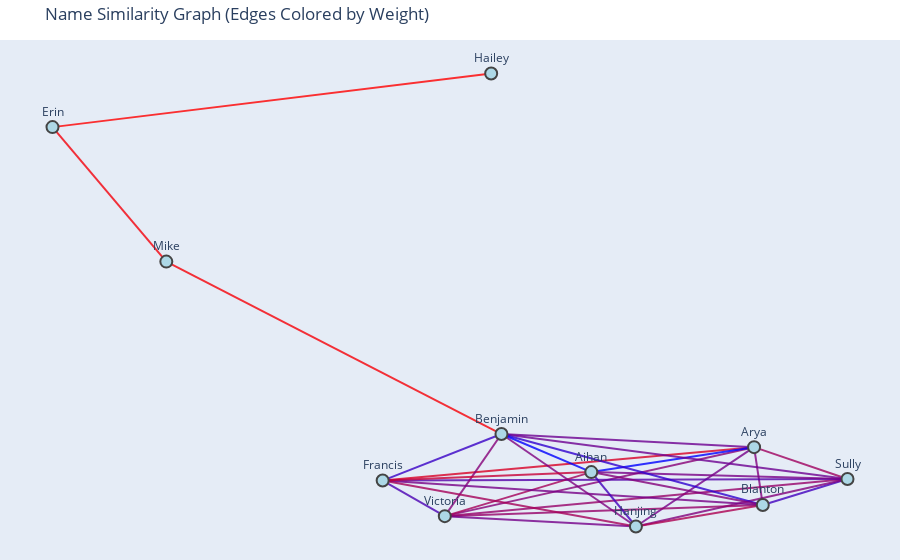

Source (notebook cell):
### Code cell
import networkx as nx
import plotly.graph_objects as go
import numpy as np

def plot_similarity_graph(names, similarity_matrix, threshold=0.5):
    G = nx.Graph()

    # Add nodes
    for name in names:
        G.add_node(name)

    # Add edges with weights
    for i in range(len(names)):
        for j in range(i + 1, len(names)):
            sim = similarity_matrix[i, j]
            if sim >= threshold:
                G.add_edge(names[i], names[j], weight=sim)

    pos = nx.spring_layout(G, seed=42)

    # Prepare edge coordinates and weights
    edge_x = []
    edge_y = []
    edge_weights = []

    for u, v, d in G.edges(data=True):
        x0, y0 = pos[u]
        x1, y1 = pos[v]
        edge_x += [x0, x1, None]
        edge_y += [y0, y1, None]
        edge_weights.append(d['weight'])

    # Create edge trace with color scale
    edge_trace = go.Scatter(
        x=edge_x,
        y=edge_y,
        mode='lines',
        line=dict(width=2, color=edge_weights, colorscale='Viridis', colorbar=dict(title='Weight'), cmin=min(edge_weights), cmax=max(edge_weights)),
        hoverinfo='none'
    )

    # Prepare node positions
    node_x = []
    node_y = []
    for node in G.nodes():
        x, y = pos[node]
        node_x.append(x)
        node_y.append(y)

    node_trace = go.Scatter(
        x=node_x,
        y=node_y,
        mode='markers+text',
        text=list(G.nodes()),
        textposition="top center",
        hoverinfo='text',
        marker=dict(size=12, color='lightblue', line_width=2)
    )

    fig = go.Figure(data=[edge_trace, node_trace],
                    layout=go.Layout(
                        title='Name Similarity Graph (Edges Colored by Weight)',
                        showlegend=False,
                        hovermode='closest',
                        margin=dict(b=0, l=0, r=0, t=40),
                        xaxis=dict(showgrid=False, zeroline=False, showticklabels=False),
                        yaxis=dict(showgrid=False, zeroline=False, showticklabels=False)
                    ))
    fig.show()


# Example usage
names = ["Alice", "Bob", "Charlie", "David"]
similarity_matrix = np.array([
    [1.0, 0.8, 0.3, 0.6],
    [0.8, 1.0, 0.4, 0.5],
    [0.3, 0.4, 1.0, 0.7],
    [0.6, 0.5, 0.7, 1.0]
])

plot_similarity_graph(names, similarity_matrix, threshold=0.5)

### Figure 1 — Plotly figure (JSON) as saved in the notebook; plotly's stock layout.template omitted (floating-point values rounded to 4 significant figures)
{"data": [{"hoverinfo": "text", "line": {"color": "rgba(159,0,96,0.8)", "width": 2}, "mode": "lines", "text": ["Arya — Sully: 0.27"], "type": "scatter", "x": [0.1421, 0.1969], "y": [-0.1696, -0.2694]}, {"hoverinfo": "text", "line": {"color": "rgba(136,0,119,0.8)", "width": 2}, "mode": "lines", "text": ["Arya — Victoria: 0.30"], "type": "scatter", "x": [0.1421, -0.03933], "y": [-0.1696, -0.3855]}, {"hoverinfo": "text", "line": {"color": "rgba(129,0,126,0.8)", "width": 2}, "mode": "lines", "text": ["Arya — Blanton: 0.32"], "type": "scatter", "x": [0.1421, 0.1472], "y": [-0.1696, -0.3505]}, {"hoverinfo": "text", "line": {"color": "rgba(118,0,137,0.8)", "width": 2}, "mode": "lines", "text": ["Arya — Hanjing: 0.33"], "type": "scatter", "x": [0.1421, 0.07277], "y": [-0.1696, -0.418]}, {"hoverinfo": "text", "line": {"color": "rgba(217,0,38,0.8)", "width": 2}, "mode": "lines", "text": ["Arya — Francis: 0.18"], "type": "scatter", "x": [0.1421, -0.07579], "y": [-0.1696, -0.2742]}, {"hoverinfo": "text", "line": {"color": "rgba(109,0,146,0.8)", "width": 2}, "mode": "lines", "text": ["Arya — Benjamin: 0.35"], "type": "scatter", "x": [0.1421, -0.006096], "y": [-0.1696, -0.1285]}, {"hoverinfo": "text", "line": {"color": "rgba(0,0,255,0.8)", "width": 2}, "mode": "lines", "text": ["Arya — Aihan: 0.51"], "type": "scatter", "x": [0.1421, 0.0466], "y": [-0.1696, -0.2476]}, {"hoverinfo": "text", "line": {"color": "rgba(150,0,105,0.8)", "width": 2}, "mode": "lines", "text": ["Sully — Victoria: 0.28"], "type": "scatter", "x": [0.1969, -0.03933], "y": [-0.2694, -0.3855]}, {"hoverinfo": "text", "line": {"color": "rgba(65,0,190,0.8)", "width": 2}, "mode": "lines", "text": ["Sully — Blanton: 0.41"], "type": "scatter", "x": [0.1969, 0.1472], "y": [-0.2694, -0.3505]}, {"hoverinfo": "text", "line": {"color": "rgba(131,0,124,0.8)", "width": 2}, "mode": "lines", "text": ["Sully — Hanjing: 0.31"], "type": "scatter", "x": [0.1969, 0.07277], "y": [-0.2694, -0.418]}, {"hoverinfo": "text", "line": {"color": "rgba(86,0,169,0.8)", "width": 2}, "mode": "lines", "text": ["Sully — Francis: 0.38"], "type": "scatter", "x": [0.1969, -0.07579], "y": [-0.2694, -0.2742]}, {"hoverinfo": "text", "line": {"color": "rgba(109,0,146,0.8)", "width": 2}, "mode": "lines", "text": ["Sully — Benjamin: 0.35"], "type": "scatter", "x": [0.1969, -0.006096], "y": [-0.2694, -0.1285]}, {"hoverinfo": "text", "line": {"color": "rgba(120,0,135,0.8)", "width": 2}, "mode": "lines", "text": ["Sully — Aihan: 0.33"], "type": "scatter", "x": [0.1969, 0.0466], "y": [-0.2694, -0.2476]}, {"hoverinfo": "text", "line": {"color": "rgba(150,0,105,0.8)", "width": 2}, "mode": "lines", "text": ["Victoria — Blanton: 0.28"], "type": "scatter", "x": [-0.03933, 0.1472], "y": [-0.3855, -0.3505]}, {"hoverinfo": "text", "line": {"color": "rgba(117,0,138,0.8)", "width": 2}, "mode": "lines", "text": ["Victoria — Hanjing: 0.33"], "type": "scatter", "x": [-0.03933, 0.07277], "y": [-0.3855, -0.418]}, {"hoverinfo": "text", "line": {"color": "rgba(76,0,179,0.8)", "width": 2}, "mode": "lines", "text": ["Victoria — Francis: 0.40"], "type": "scatter", "x": [-0.03933, -0.07579], "y": [-0.3855, -0.2742]}, {"hoverinfo": "text", "line": {"color": "rgba(133,0,122,0.8)", "width": 2}, "mode": "lines", "text": ["Victoria — Benjamin: 0.31"], "type": "scatter", "x": [-0.03933, -0.006096], "y": [-0.3855, -0.1285]}, {"hoverinfo": "text", "line": {"color": "rgba(165,0,90,0.8)", "width": 2}, "mode": "lines", "text": ["Victoria — Aihan: 0.26"], "type": "scatter", "x": [-0.03933, 0.0466], "y": [-0.3855, -0.2476]}, {"hoverinfo": "text", "line": {"color": "rgba(255,0,0,0.8)", "width": 2}, "mode": "lines", "text": ["Erin — Hailey: 0.13"], "type": "scatter", "x": [-0.2695, -0.01214], "y": [0.8322, 1]}, {"hoverinfo": "text", "line": {"color": "rgba(244,0,11,0.8)", "width": 2}, "mode": "lines", "text": ["Erin — Mike: 0.14"], "type": "scatter", "x": [-0.2695, -0.2027], "y": [0.8322, 0.4112]}, {"hoverinfo": "text", "line": {"color": "rgba(247,0,8,0.8)", "width": 2}, "mode": "lines", "text": ["Mike — Benjamin: 0.14"], "type": "scatter", "x": [-0.2027, -0.006096], "y": [0.4112, -0.1285]}, {"hoverinfo": "text", "line": {"color": "rgba(173,0,82,0.8)", "width": 2}, "mode": "lines", "text": ["Blanton — Hanjing: 0.25"], "type": "scatter", "x": [0.1472, 0.07277], "y": [-0.3505, -0.418]}, {"hoverinfo": "text", "line": {"color": "rgba(119,0,136,0.8)", "width": 2}, "mode": "lines", "text": ["Blanton — Francis: 0.33"], "type": "scatter", "x": [0.1472, -0.07579], "y": [-0.3505, -0.2742]}, {"hoverinfo": "text", "line": {"color": "rgba(48,0,207,0.8)", "width": 2}, "mode": "lines", "text": ["Blanton — Benjamin: 0.44"], "type": "scatter", "x": [0.1472, -0.006096], "y": [-0.3505, -0.1285]}, {"hoverinfo": "text", "line": {"color": "rgba(132,0,123,0.8)", "width": 2}, "mode": "lines", "text": ["Blanton — Aihan: 0.31"], "type": "scatter", "x": [0.1472, 0.0466], "y": [-0.3505, -0.2476]}, {"hoverinfo": "text", "line": {"color": "rgba(166,0,89,0.8)", "width": 2}, "mode": "lines", "text": ["Hanjing — Francis: 0.26"], "type": "scatter", "x": [0.07277, -0.07579], "y": [-0.418, -0.2742]}, {"hoverinfo": "text", "line": {"color": "rgba(127,0,128,0.8)", "width": 2}, "mode": "lines", "text": ["Hanjing — Benjamin: 0.32"], "type": "scatter", "x": [0.07277, -0.006096], "y": [-0.418, -0.1285]}, {"hoverinfo": "text", "line": {"color": "rgba(67,0,188,0.8)", "width": 2}, "mode": "lines", "text": ["Hanjing — Aihan: 0.41"], "type": "scatter", "x": [0.07277, 0.0466], "y": [-0.418, -0.2476]}, {"hoverinfo": "text", "line": {"color": "rgba(57,0,198,0.8)", "width": 2}, "mode": "lines", "text": ["Francis — Benjamin: 0.42"], "type": "scatter", "x": [-0.07579, -0.006096], "y": [-0.2742, -0.1285]}, {"hoverinfo": "text", "line": {"color": "rgba(199,0,56,0.8)", "width": 2}, "mode": "lines", "text": ["Francis — Aihan: 0.21"], "type": "scatter", "x": [-0.07579, 0.0466], "y": [-0.2742, -0.2476]}, {"hoverinfo": "text", "line": {"color": "rgba(1,0,254,0.8)", "width": 2}, "mode": "lines", "text": ["Benjamin — Aihan: 0.51"], "type": "scatter", "x": [-0.006096, 0.0466], "y": [-0.1285, -0.2476]}, {"hoverinfo": "text", "marker": {"color": "lightblue", "line": {"width": 2}, "size": 12}, "mode": "markers+text", "text": ["Arya", "Sully", "Victoria", "Erin", "Hailey", "Mike", "Blanton", "Hanjing", "Francis", "Benjamin", "Aihan"], "textposition": "top center", "type": "scatter", "x": [0.1421, 0.1969, -0.03933, -0.2695, -0.01214, -0.2027, 0.1472, 0.07277, -0.07579, -0.006096, 0.0466], "y": [-0.1696, -0.2694, -0.3855, 0.8322, 1, 0.4112, -0.3505, -0.418, -0.2742, -0.1285, -0.2476]}], "layout": {"hovermode": "closest", "margin": {"b": 0, "l": 0, "r": 0, "t": 40}, "showlegend": false, "title": {"text": "Name Similarity Graph (Edges Colored by Weight)"}, "xaxis": {"showgrid": false, "showticklabels": false, "zeroline": false}, "yaxis": {"showgrid": false, "showticklabels": false, "zeroline": false}}}
